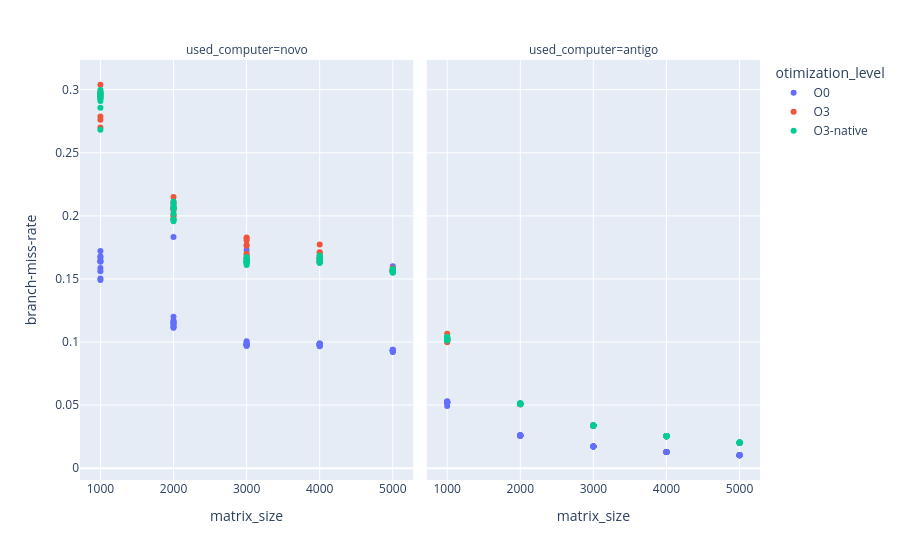
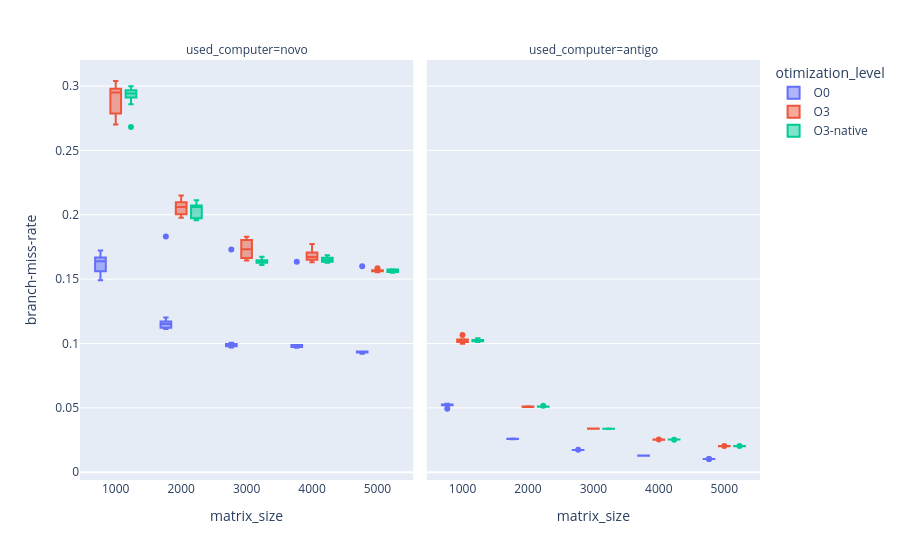

The notebook cell these images were saved under, in order:
### Code cell
plot_branch_miss_rate_to_size = px.scatter(complete_metrics, x="matrix_size", y="branch-miss-rate", facet_col="used_computer", color="otimization_level", hover_data=["time_elapsed", "CPI", "IPC", "cache-miss-rate"])
plot_branch_miss_rate_to_size.update_layout(xaxis={"type": "category"})
plot_branch_miss_rate_to_size.write_html("graficos/scatter_branch_miss_rate_to_matrix_size.html")
plot_branch_miss_rate_to_size.show()


boxplot_branch_miss_rate_to_size = px.box(complete_metrics, x="matrix_size", y="branch-miss-rate", facet_col="used_computer", color="otimization_level", hover_data=["time_elapsed", "CPI", "IPC", "cache-miss-rate"])
boxplot_branch_miss_rate_to_size.update_layout(xaxis={"type": "category"})
boxplot_branch_miss_rate_to_size.write_html("graficos/box_branch_miss_rate_to_matrix_size.html")
boxplot_branch_miss_rate_to_size.show()

### Figure 1 — Plotly figure (JSON) as saved in the notebook; plotly's stock layout.template omitted (floating-point values rounded to 4 significant figures; data arrays with more than 128 entries replaced by an {"elided": "..."} marker saying what was removed)
{"data": [{"customdata": {"elided": "50x4 float values"}, "hovertemplate": "otimization_level=O0<br>used_computer=novo<br>matrix_size=%{x}<br>branch-miss-rate=%{y}<br>time_elapsed=%{customdata[0]}<br>CPI=%{customdata[1]}<br>IPC=%{customdata[2]}<br>cache-miss-rate=%{customdata[3]}<extra></extra>", "legendgroup": "O0", "marker": {"color": "#636efa", "symbol": "circle"}, "mode": "markers", "name": "O0", "orientation": "v", "showlegend": true, "type": "scatter", "x": [1000, 1000, 1000, 1000, 1000, 1000, 1000, 1000, 1000, 1000, 2000, 2000, 2000, 2000, 2000, 2000, 2000, 2000, 2000, 2000, 3000, 3000, 3000, 3000, 3000, 3000, 3000, 3000, 3000, 3000, 4000, 4000, 4000, 4000, 4000, 4000, 4000, 4000, 4000, 4000, 5000, 5000, 5000, 5000, 5000, 5000, 5000, 5000, 5000, 5000], "xaxis": "x", "y": [0.1586, 0.1561, 0.1641, 0.1679, 0.1635, 0.1503, 0.1722, 0.1641, 0.1492, 0.1668, 0.1832, 0.1171, 0.1116, 0.1201, 0.1113, 0.1156, 0.1123, 0.1158, 0.1141, 0.1146, 0.173, 0.1006, 0.09847, 0.0969, 0.09781, 0.09817, 0.09736, 0.09823, 0.09969, 0.09813, 0.1635, 0.09691, 0.09729, 0.09891, 0.09674, 0.0978, 0.09798, 0.09866, 0.09815, 0.09891, 0.16, 0.09331, 0.09384, 0.09345, 0.09381, 0.09205, 0.09222, 0.09309, 0.09315, 0.09377], "yaxis": "y"}, {"customdata": {"elided": "50x4 float values"}, "hovertemplate": "otimization_level=O0<br>used_computer=antigo<br>matrix_size=%{x}<br>branch-miss-rate=%{y}<br>time_elapsed=%{customdata[0]}<br>CPI=%{customdata[1]}<br>IPC=%{customdata[2]}<br>cache-miss-rate=%{customdata[3]}<extra></extra>", "legendgroup": "O0", "marker": {"color": "#636efa", "symbol": "circle"}, "mode": "markers", "name": "O0", "orientation": "v", "showlegend": false, "type": "scatter", "x": [1000, 1000, 1000, 1000, 1000, 1000, 1000, 1000, 1000, 1000, 2000, 2000, 2000, 2000, 2000, 2000, 2000, 2000, 2000, 2000, 3000, 3000, 3000, 3000, 3000, 3000, 3000, 3000, 3000, 3000, 4000, 4000, 4000, 4000, 4000, 4000, 4000, 4000, 4000, 4000, 5000, 5000, 5000, 5000, 5000, 5000, 5000, 5000, 5000, 5000], "xaxis": "x2", "y": [0.0524, 0.04926, 0.05256, 0.05275, 0.05155, 0.05255, 0.05211, 0.0531, 0.05207, 0.0523, 0.02561, 0.02576, 0.02602, 0.0259, 0.02577, 0.02585, 0.02595, 0.02609, 0.02603, 0.02586, 0.01718, 0.01715, 0.01718, 0.01721, 0.01722, 0.01724, 0.01724, 0.01725, 0.01734, 0.01722, 0.01289, 0.01289, 0.01285, 0.01289, 0.01285, 0.01285, 0.01286, 0.01288, 0.01287, 0.01286, 0.01028, 0.01028, 0.01025, 0.01025, 0.01026, 0.01025, 0.01026, 0.01026, 0.01026, 0.01025], "yaxis": "y2"}, {"customdata": {"elided": "50x4 float values"}, "hovertemplate": "otimization_level=O3<br>used_computer=novo<br>matrix_size=%{x}<br>branch-miss-rate=%{y}<br>time_elapsed=%{customdata[0]}<br>CPI=%{customdata[1]}<br>IPC=%{customdata[2]}<br>cache-miss-rate=%{customdata[3]}<extra></extra>", "legendgroup": "O3", "marker": {"color": "#EF553B", "symbol": "circle"}, "mode": "markers", "name": "O3", "orientation": "v", "showlegend": true, "type": "scatter", "x": [1000, 1000, 1000, 1000, 1000, 1000, 1000, 1000, 1000, 1000, 2000, 2000, 2000, 2000, 2000, 2000, 2000, 2000, 2000, 2000, 3000, 3000, 3000, 3000, 3000, 3000, 3000, 3000, 3000, 3000, 4000, 4000, 4000, 4000, 4000, 4000, 4000, 4000, 4000, 4000, 5000, 5000, 5000, 5000, 5000, 5000, 5000, 5000, 5000, 5000], "xaxis": "x", "y": [0.2701, 0.2787, 0.2954, 0.2979, 0.2946, 0.2931, 0.2964, 0.3039, 0.2761, 0.2987, 0.2069, 0.2004, 0.2109, 0.1998, 0.215, 0.2059, 0.1976, 0.2061, 0.2044, 0.2097, 0.1687, 0.1762, 0.1661, 0.1665, 0.1828, 0.1645, 0.1805, 0.1701, 0.1823, 0.177, 0.1712, 0.1707, 0.1685, 0.1773, 0.1666, 0.1651, 0.1631, 0.1634, 0.1677, 0.1664, 0.1584, 0.1553, 0.1566, 0.1562, 0.1568, 0.1559, 0.1565, 0.1567, 0.1572, 0.1567], "yaxis": "y"}, {"customdata": {"elided": "50x4 float values"}, "hovertemplate": "otimization_level=O3<br>used_computer=antigo<br>matrix_size=%{x}<br>branch-miss-rate=%{y}<br>time_elapsed=%{customdata[0]}<br>CPI=%{customdata[1]}<br>IPC=%{customdata[2]}<br>cache-miss-rate=%{customdata[3]}<extra></extra>", "legendgroup": "O3", "marker": {"color": "#EF553B", "symbol": "circle"}, "mode": "markers", "name": "O3", "orientation": "v", "showlegend": false, "type": "scatter", "x": [1000, 1000, 1000, 1000, 1000, 1000, 1000, 1000, 1000, 1000, 2000, 2000, 2000, 2000, 2000, 2000, 2000, 2000, 2000, 2000, 3000, 3000, 3000, 3000, 3000, 3000, 3000, 3000, 3000, 3000, 4000, 4000, 4000, 4000, 4000, 4000, 4000, 4000, 4000, 4000, 5000, 5000, 5000, 5000, 5000, 5000, 5000, 5000, 5000, 5000], "xaxis": "x2", "y": [0.1031, 0.1011, 0.1011, 0.1018, 0.1031, 0.1033, 0.09984, 0.1009, 0.1065, 0.1027, 0.0509, 0.05112, 0.05098, 0.05084, 0.05067, 0.05065, 0.05086, 0.05114, 0.05068, 0.05116, 0.03371, 0.03372, 0.03376, 0.03385, 0.0339, 0.0337, 0.03393, 0.03374, 0.03371, 0.0338, 0.02528, 0.02529, 0.02529, 0.02542, 0.02535, 0.02546, 0.02527, 0.02532, 0.02532, 0.02531, 0.02024, 0.02026, 0.02025, 0.02024, 0.02029, 0.02034, 0.02027, 0.02021, 0.02022, 0.02023], "yaxis": "y2"}, {"customdata": {"elided": "50x4 float values"}, "hovertemplate": "otimization_level=O3-native<br>used_computer=novo<br>matrix_size=%{x}<br>branch-miss-rate=%{y}<br>time_elapsed=%{customdata[0]}<br>CPI=%{customdata[1]}<br>IPC=%{customdata[2]}<br>cache-miss-rate=%{customdata[3]}<extra></extra>", "legendgroup": "O3-native", "marker": {"color": "#00cc96", "symbol": "circle"}, "mode": "markers", "name": "O3-native", "orientation": "v", "showlegend": true, "type": "scatter", "x": [1000, 1000, 1000, 1000, 1000, 1000, 1000, 1000, 1000, 1000, 2000, 2000, 2000, 2000, 2000, 2000, 2000, 2000, 2000, 2000, 3000, 3000, 3000, 3000, 3000, 3000, 3000, 3000, 3000, 3000, 4000, 4000, 4000, 4000, 4000, 4000, 4000, 4000, 4000, 4000, 5000, 5000, 5000, 5000, 5000, 5000, 5000, 5000, 5000, 5000], "xaxis": "x", "y": [0.2964, 0.2911, 0.2682, 0.2999, 0.2968, 0.2972, 0.295, 0.2935, 0.2858, 0.293, 0.2065, 0.2067, 0.2072, 0.2054, 0.1972, 0.2113, 0.1958, 0.202, 0.1973, 0.2091, 0.1627, 0.1641, 0.1647, 0.164, 0.1674, 0.1664, 0.1623, 0.161, 0.1635, 0.1632, 0.1652, 0.1634, 0.1646, 0.1645, 0.1669, 0.1635, 0.1656, 0.1626, 0.1667, 0.1685, 0.1575, 0.1574, 0.155, 0.1565, 0.1571, 0.1561, 0.1557, 0.1576, 0.1555, 0.1555], "yaxis": "y"}, {"customdata": {"elided": "50x4 float values"}, "hovertemplate": "otimization_level=O3-native<br>used_computer=antigo<br>matrix_size=%{x}<br>branch-miss-rate=%{y}<br>time_elapsed=%{customdata[0]}<br>CPI=%{customdata[1]}<br>IPC=%{customdata[2]}<br>cache-miss-rate=%{customdata[3]}<extra></extra>", "legendgroup": "O3-native", "marker": {"color": "#00cc96", "symbol": "circle"}, "mode": "markers", "name": "O3-native", "orientation": "v", "showlegend": false, "type": "scatter", "x": [1000, 1000, 1000, 1000, 1000, 1000, 1000, 1000, 1000, 1000, 2000, 2000, 2000, 2000, 2000, 2000, 2000, 2000, 2000, 2000, 3000, 3000, 3000, 3000, 3000, 3000, 3000, 3000, 3000, 3000, 4000, 4000, 4000, 4000, 4000, 4000, 4000, 4000, 4000, 4000, 5000, 5000, 5000, 5000, 5000, 5000, 5000, 5000, 5000, 5000], "xaxis": "x2", "y": [0.1024, 0.1024, 0.1028, 0.1018, 0.1015, 0.1012, 0.1017, 0.1042, 0.1037, 0.1024, 0.0508, 0.05082, 0.05099, 0.05077, 0.05096, 0.05171, 0.05075, 0.05108, 0.0511, 0.05083, 0.03374, 0.03363, 0.03375, 0.03379, 0.03384, 0.03381, 0.03372, 0.03381, 0.03399, 0.03393, 0.02529, 0.02519, 0.02532, 0.02531, 0.02541, 0.02536, 0.02543, 0.02536, 0.02535, 0.02536, 0.0203, 0.02027, 0.02027, 0.02036, 0.02029, 0.02027, 0.02025, 0.02026, 0.02024, 0.02023], "yaxis": "y2"}], "layout": {"annotations": [{"font": {}, "showarrow": false, "text": "used_computer=novo", "x": 0.245, "xanchor": "center", "xref": "paper", "y": 1, "yanchor": "bottom", "yref": "paper"}, {"font": {}, "showarrow": false, "text": "used_computer=antigo", "x": 0.755, "xanchor": "center", "xref": "paper", "y": 1, "yanchor": "bottom", "yref": "paper"}], "legend": {"title": {"text": "otimization_level"}, "tracegroupgap": 0}, "margin": {"t": 60}, "xaxis": {"anchor": "y", "domain": [0, 0.49], "title": {"text": "matrix_size"}, "type": "category"}, "xaxis2": {"anchor": "y2", "domain": [0.51, 1], "matches": "x", "title": {"text": "matrix_size"}}, "yaxis": {"anchor": "x", "domain": [0, 1], "title": {"text": "branch-miss-rate"}}, "yaxis2": {"anchor": "x2", "domain": [0, 1], "matches": "y", "showticklabels": false}}}

### Figure 2 — Plotly figure (JSON) as saved in the notebook; plotly's stock layout.template omitted (floating-point values rounded to 4 significant figures; data arrays with more than 128 entries replaced by an {"elided": "..."} marker saying what was removed)
{"data": [{"alignmentgroup": "True", "customdata": {"elided": "50x4 float values"}, "hovertemplate": "otimization_level=O0<br>used_computer=novo<br>matrix_size=%{x}<br>branch-miss-rate=%{y}<br>time_elapsed=%{customdata[0]}<br>CPI=%{customdata[1]}<br>IPC=%{customdata[2]}<br>cache-miss-rate=%{customdata[3]}<extra></extra>", "legendgroup": "O0", "marker": {"color": "#636efa"}, "name": "O0", "notched": false, "offsetgroup": "O0", "orientation": "v", "showlegend": true, "type": "box", "x": [1000, 1000, 1000, 1000, 1000, 1000, 1000, 1000, 1000, 1000, 2000, 2000, 2000, 2000, 2000, 2000, 2000, 2000, 2000, 2000, 3000, 3000, 3000, 3000, 3000, 3000, 3000, 3000, 3000, 3000, 4000, 4000, 4000, 4000, 4000, 4000, 4000, 4000, 4000, 4000, 5000, 5000, 5000, 5000, 5000, 5000, 5000, 5000, 5000, 5000], "x0": " ", "xaxis": "x", "y": [0.1586, 0.1561, 0.1641, 0.1679, 0.1635, 0.1503, 0.1722, 0.1641, 0.1492, 0.1668, 0.1832, 0.1171, 0.1116, 0.1201, 0.1113, 0.1156, 0.1123, 0.1158, 0.1141, 0.1146, 0.173, 0.1006, 0.09847, 0.0969, 0.09781, 0.09817, 0.09736, 0.09823, 0.09969, 0.09813, 0.1635, 0.09691, 0.09729, 0.09891, 0.09674, 0.0978, 0.09798, 0.09866, 0.09815, 0.09891, 0.16, 0.09331, 0.09384, 0.09345, 0.09381, 0.09205, 0.09222, 0.09309, 0.09315, 0.09377], "y0": " ", "yaxis": "y"}, {"alignmentgroup": "True", "customdata": {"elided": "50x4 float values"}, "hovertemplate": "otimization_level=O0<br>used_computer=antigo<br>matrix_size=%{x}<br>branch-miss-rate=%{y}<br>time_elapsed=%{customdata[0]}<br>CPI=%{customdata[1]}<br>IPC=%{customdata[2]}<br>cache-miss-rate=%{customdata[3]}<extra></extra>", "legendgroup": "O0", "marker": {"color": "#636efa"}, "name": "O0", "notched": false, "offsetgroup": "O0", "orientation": "v", "showlegend": false, "type": "box", "x": [1000, 1000, 1000, 1000, 1000, 1000, 1000, 1000, 1000, 1000, 2000, 2000, 2000, 2000, 2000, 2000, 2000, 2000, 2000, 2000, 3000, 3000, 3000, 3000, 3000, 3000, 3000, 3000, 3000, 3000, 4000, 4000, 4000, 4000, 4000, 4000, 4000, 4000, 4000, 4000, 5000, 5000, 5000, 5000, 5000, 5000, 5000, 5000, 5000, 5000], "x0": " ", "xaxis": "x2", "y": [0.0524, 0.04926, 0.05256, 0.05275, 0.05155, 0.05255, 0.05211, 0.0531, 0.05207, 0.0523, 0.02561, 0.02576, 0.02602, 0.0259, 0.02577, 0.02585, 0.02595, 0.02609, 0.02603, 0.02586, 0.01718, 0.01715, 0.01718, 0.01721, 0.01722, 0.01724, 0.01724, 0.01725, 0.01734, 0.01722, 0.01289, 0.01289, 0.01285, 0.01289, 0.01285, 0.01285, 0.01286, 0.01288, 0.01287, 0.01286, 0.01028, 0.01028, 0.01025, 0.01025, 0.01026, 0.01025, 0.01026, 0.01026, 0.01026, 0.01025], "y0": " ", "yaxis": "y2"}, {"alignmentgroup": "True", "customdata": {"elided": "50x4 float values"}, "hovertemplate": "otimization_level=O3<br>used_computer=novo<br>matrix_size=%{x}<br>branch-miss-rate=%{y}<br>time_elapsed=%{customdata[0]}<br>CPI=%{customdata[1]}<br>IPC=%{customdata[2]}<br>cache-miss-rate=%{customdata[3]}<extra></extra>", "legendgroup": "O3", "marker": {"color": "#EF553B"}, "name": "O3", "notched": false, "offsetgroup": "O3", "orientation": "v", "showlegend": true, "type": "box", "x": [1000, 1000, 1000, 1000, 1000, 1000, 1000, 1000, 1000, 1000, 2000, 2000, 2000, 2000, 2000, 2000, 2000, 2000, 2000, 2000, 3000, 3000, 3000, 3000, 3000, 3000, 3000, 3000, 3000, 3000, 4000, 4000, 4000, 4000, 4000, 4000, 4000, 4000, 4000, 4000, 5000, 5000, 5000, 5000, 5000, 5000, 5000, 5000, 5000, 5000], "x0": " ", "xaxis": "x", "y": [0.2701, 0.2787, 0.2954, 0.2979, 0.2946, 0.2931, 0.2964, 0.3039, 0.2761, 0.2987, 0.2069, 0.2004, 0.2109, 0.1998, 0.215, 0.2059, 0.1976, 0.2061, 0.2044, 0.2097, 0.1687, 0.1762, 0.1661, 0.1665, 0.1828, 0.1645, 0.1805, 0.1701, 0.1823, 0.177, 0.1712, 0.1707, 0.1685, 0.1773, 0.1666, 0.1651, 0.1631, 0.1634, 0.1677, 0.1664, 0.1584, 0.1553, 0.1566, 0.1562, 0.1568, 0.1559, 0.1565, 0.1567, 0.1572, 0.1567], "y0": " ", "yaxis": "y"}, {"alignmentgroup": "True", "customdata": {"elided": "50x4 float values"}, "hovertemplate": "otimization_level=O3<br>used_computer=antigo<br>matrix_size=%{x}<br>branch-miss-rate=%{y}<br>time_elapsed=%{customdata[0]}<br>CPI=%{customdata[1]}<br>IPC=%{customdata[2]}<br>cache-miss-rate=%{customdata[3]}<extra></extra>", "legendgroup": "O3", "marker": {"color": "#EF553B"}, "name": "O3", "notched": false, "offsetgroup": "O3", "orientation": "v", "showlegend": false, "type": "box", "x": [1000, 1000, 1000, 1000, 1000, 1000, 1000, 1000, 1000, 1000, 2000, 2000, 2000, 2000, 2000, 2000, 2000, 2000, 2000, 2000, 3000, 3000, 3000, 3000, 3000, 3000, 3000, 3000, 3000, 3000, 4000, 4000, 4000, 4000, 4000, 4000, 4000, 4000, 4000, 4000, 5000, 5000, 5000, 5000, 5000, 5000, 5000, 5000, 5000, 5000], "x0": " ", "xaxis": "x2", "y": [0.1031, 0.1011, 0.1011, 0.1018, 0.1031, 0.1033, 0.09984, 0.1009, 0.1065, 0.1027, 0.0509, 0.05112, 0.05098, 0.05084, 0.05067, 0.05065, 0.05086, 0.05114, 0.05068, 0.05116, 0.03371, 0.03372, 0.03376, 0.03385, 0.0339, 0.0337, 0.03393, 0.03374, 0.03371, 0.0338, 0.02528, 0.02529, 0.02529, 0.02542, 0.02535, 0.02546, 0.02527, 0.02532, 0.02532, 0.02531, 0.02024, 0.02026, 0.02025, 0.02024, 0.02029, 0.02034, 0.02027, 0.02021, 0.02022, 0.02023], "y0": " ", "yaxis": "y2"}, {"alignmentgroup": "True", "customdata": {"elided": "50x4 float values"}, "hovertemplate": "otimization_level=O3-native<br>used_computer=novo<br>matrix_size=%{x}<br>branch-miss-rate=%{y}<br>time_elapsed=%{customdata[0]}<br>CPI=%{customdata[1]}<br>IPC=%{customdata[2]}<br>cache-miss-rate=%{customdata[3]}<extra></extra>", "legendgroup": "O3-native", "marker": {"color": "#00cc96"}, "name": "O3-native", "notched": false, "offsetgroup": "O3-native", "orientation": "v", "showlegend": true, "type": "box", "x": [1000, 1000, 1000, 1000, 1000, 1000, 1000, 1000, 1000, 1000, 2000, 2000, 2000, 2000, 2000, 2000, 2000, 2000, 2000, 2000, 3000, 3000, 3000, 3000, 3000, 3000, 3000, 3000, 3000, 3000, 4000, 4000, 4000, 4000, 4000, 4000, 4000, 4000, 4000, 4000, 5000, 5000, 5000, 5000, 5000, 5000, 5000, 5000, 5000, 5000], "x0": " ", "xaxis": "x", "y": [0.2964, 0.2911, 0.2682, 0.2999, 0.2968, 0.2972, 0.295, 0.2935, 0.2858, 0.293, 0.2065, 0.2067, 0.2072, 0.2054, 0.1972, 0.2113, 0.1958, 0.202, 0.1973, 0.2091, 0.1627, 0.1641, 0.1647, 0.164, 0.1674, 0.1664, 0.1623, 0.161, 0.1635, 0.1632, 0.1652, 0.1634, 0.1646, 0.1645, 0.1669, 0.1635, 0.1656, 0.1626, 0.1667, 0.1685, 0.1575, 0.1574, 0.155, 0.1565, 0.1571, 0.1561, 0.1557, 0.1576, 0.1555, 0.1555], "y0": " ", "yaxis": "y"}, {"alignmentgroup": "True", "customdata": {"elided": "50x4 float values"}, "hovertemplate": "otimization_level=O3-native<br>used_computer=antigo<br>matrix_size=%{x}<br>branch-miss-rate=%{y}<br>time_elapsed=%{customdata[0]}<br>CPI=%{customdata[1]}<br>IPC=%{customdata[2]}<br>cache-miss-rate=%{customdata[3]}<extra></extra>", "legendgroup": "O3-native", "marker": {"color": "#00cc96"}, "name": "O3-native", "notched": false, "offsetgroup": "O3-native", "orientation": "v", "showlegend": false, "type": "box", "x": [1000, 1000, 1000, 1000, 1000, 1000, 1000, 1000, 1000, 1000, 2000, 2000, 2000, 2000, 2000, 2000, 2000, 2000, 2000, 2000, 3000, 3000, 3000, 3000, 3000, 3000, 3000, 3000, 3000, 3000, 4000, 4000, 4000, 4000, 4000, 4000, 4000, 4000, 4000, 4000, 5000, 5000, 5000, 5000, 5000, 5000, 5000, 5000, 5000, 5000], "x0": " ", "xaxis": "x2", "y": [0.1024, 0.1024, 0.1028, 0.1018, 0.1015, 0.1012, 0.1017, 0.1042, 0.1037, 0.1024, 0.0508, 0.05082, 0.05099, 0.05077, 0.05096, 0.05171, 0.05075, 0.05108, 0.0511, 0.05083, 0.03374, 0.03363, 0.03375, 0.03379, 0.03384, 0.03381, 0.03372, 0.03381, 0.03399, 0.03393, 0.02529, 0.02519, 0.02532, 0.02531, 0.02541, 0.02536, 0.02543, 0.02536, 0.02535, 0.02536, 0.0203, 0.02027, 0.02027, 0.02036, 0.02029, 0.02027, 0.02025, 0.02026, 0.02024, 0.02023], "y0": " ", "yaxis": "y2"}], "layout": {"annotations": [{"font": {}, "showarrow": false, "text": "used_computer=novo", "x": 0.245, "xanchor": "center", "xref": "paper", "y": 1, "yanchor": "bottom", "yref": "paper"}, {"font": {}, "showarrow": false, "text": "used_computer=antigo", "x": 0.755, "xanchor": "center", "xref": "paper", "y": 1, "yanchor": "bottom", "yref": "paper"}], "boxmode": "group", "legend": {"title": {"text": "otimization_level"}, "tracegroupgap": 0}, "margin": {"t": 60}, "xaxis": {"anchor": "y", "domain": [0, 0.49], "title": {"text": "matrix_size"}, "type": "category"}, "xaxis2": {"anchor": "y2", "domain": [0.51, 1], "matches": "x", "title": {"text": "matrix_size"}}, "yaxis": {"anchor": "x", "domain": [0, 1], "title": {"text": "branch-miss-rate"}}, "yaxis2": {"anchor": "x2", "domain": [0, 1], "matches": "y", "showticklabels": false}}}
